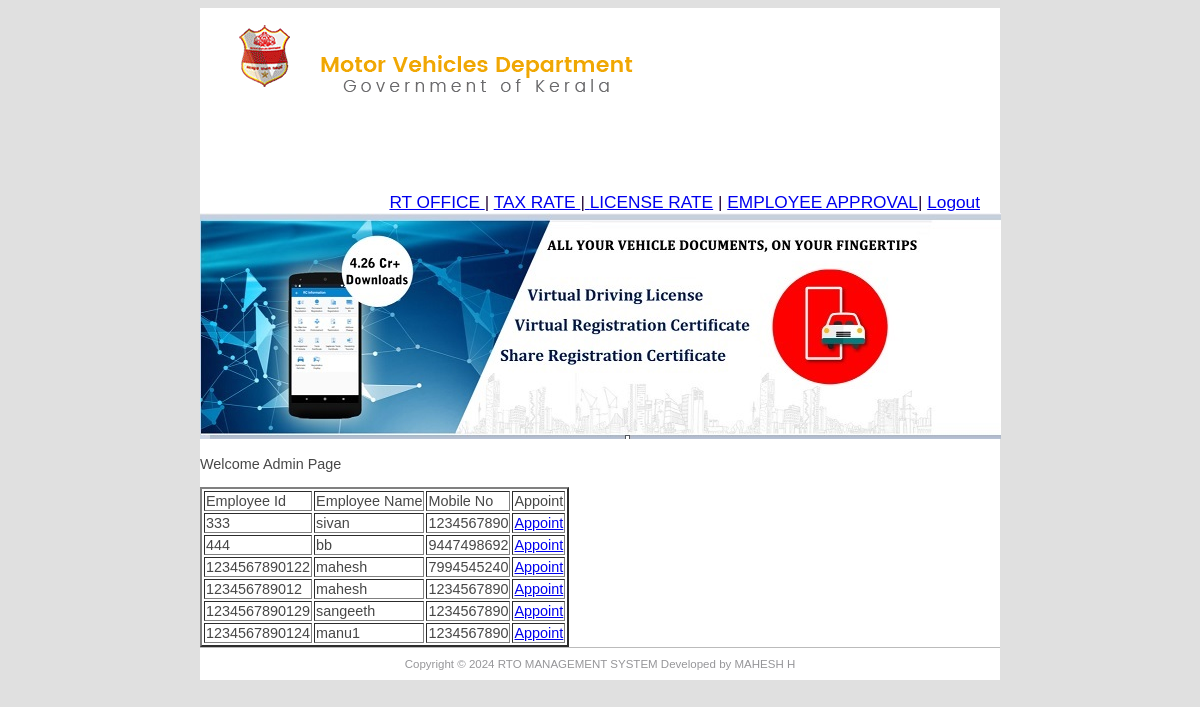
/printemp/, run on the app's committed database.
### srto/models.py (models this page shows, shortened)
class Employee(models.Model):
    adharno = models.CharField("Adhar No", max_length=20, primary_key=True )
    ename = models.CharField("Employee Name", max_length=100)
    gender = models.CharField("Gender",max_length=20, choices=sex, default='Male')
    hname = models.CharField("House Name", max_length=100)
    place = models.CharField("Place",max_length=100)
    quali = models.CharField("Qualification",max_length=50)
    phone = models.CharField(max_length=15)
    email = models.EmailField()
    job = models.CharField("Appointed as", max_length=50)
    rcode = models.ForeignKey(Rtoffice, blank=True, null=True, on_delete=models.CASCADE)
    status = models.CharField("Application Status",max_length=50, choices=empchoice, default='EN')

### srto/views.py (the view)
# urls.py: path('printemp/', views.printemployee, name='printemp'),
def printemployee(request):
    objectlist= Employee.objects.filter(status="EN")
    return render(request, 'registration/Applicationpage.html', {"objectlist": objectlist})

### srto/templates/registration/ApplicationPage.html
{% extends 'adminbase.html' %}
{% block content %}
<p>Welcome Admin Page</p>
<table border="2">
  <tr><td>Employee Id</td><td>Employee Name</td><td>Mobile No</td><td>Appoint</td></tr>
  {% for city in objectlist %}
      <tr><td>{{ city.adharno }}</td><td>{{ city.ename }}</td><td>{{ city.phone }}</td><td><a href="{% url 'appoint' adharno=city.adharno%}">Appoint</a> </td></tr>
  {% endfor %}
</table>
 {% endblock content %}

### rto2022/templates/adminbase.html (shortened to what this page needs)
{% load static %}
  <!doctype html>
  <html>
    <head>
         <link href="{% static 'main.css' %}" rel="stylesheet" type="text/css">
    </head>
   <body>
     <div id="wrapper">
     <header id="header">
       <div id="logo"><img src="{% static 'animated-logo.gif' %}" alt="" /></div>
         <div id="top_menu"><a href="/showrt" >RT OFFICE </a>| <a href="/showtax" >TAX RATE </a>|<a href="/showlic" > LICENSE RATE</a> | <a href="/printemp" >EMPLOYEE APPROVAL</a>| <a href="http://127.0.0.1:8000/" >Logout</a></div>
       <div id="topbanner"><img src="{% static 'top_banner1.jpg' %}" alt="" /></div>
     </header>
     <section >
       {% block content %}{% endblock content %}
     </section>
     <footer id="footer">Copyright &copy;
        RTO MANAGEMENT SYSTEM Developed by MAHESH H
     </footer>
     </div>
   </body>
 </html>

### rto2022/static/main.css (style rules this page uses)
#header { border-style: none; width: 800px; height: auto; }
#wrapper { margin-top: 0px; margin-left: auto; margin-right: auto; background-color: #FFFFFF; width: 800px; }
body { background-color: #E0E0E0; font-family: "Trebuchet MS", Helvetica, sans-serif; font-size: 0.9em; text-align: justify; color: #474747; }
#footer { text-align: center; font-size: 0.8em; padding-top: 10px; padding-bottom: 10px; background-color: #FFFFFF; border-top: thin solid #BBBBBB; clear: both; color: #969699; }
#logo { padding: 10px; float: left; }
#top_menu { float: right; padding: 50px 20px 0px 0px; font-size: 1.2em; color: #270c39; }

### data on the page
Employee: adharno "333", ename "sivan", phone "1234567890"
Employee: adharno "444", ename "bb", phone "9447498692"
Employee: adharno "1234567890122", ename "mahesh", phone "7994545240"
Employee: adharno "123456789012", ename "mahesh", phone "1234567890"
Employee: adharno "1234567890129", ename "sangeeth", phone "1234567890"
Employee: adharno "1234567890124", ename "manu1", phone "1234567890"
